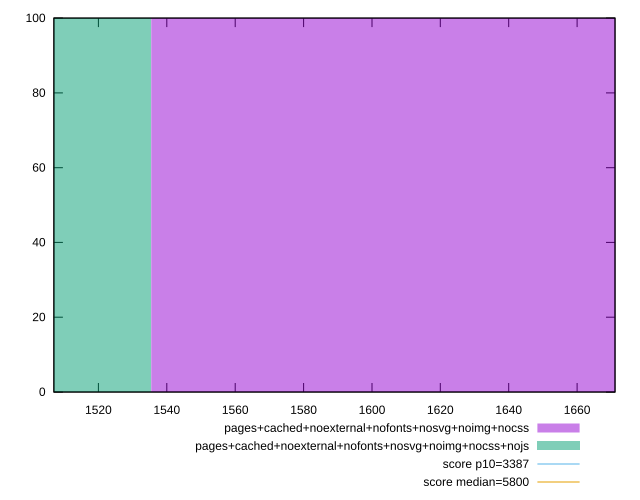

Generate this figure with gnuplot:
reset

$pagesCachedNoexternalNofontsNosvgNoimgNocss <<EOF
1625.7737126090929 100
EOF

$pagesCachedNoexternalNofontsNosvgNoimgNocssNojs <<EOF
1445.1321889858602 100
EOF

set key outside below
set boxwidth 180.64152362323253
set xrange [1506.9898:1671.0765000000001]
set yrange [0:100]
set trange [0:100]
set style fill transparent solid 0.5 noborder

set parametric
set terminal svg size 640, 500 enhanced background rgb 'white'
set output "report_00007_2020-12-11T15:55:29.892Z/speed-index/comparison/histogram/12_vs_13.svg"

plot $pagesCachedNoexternalNofontsNosvgNoimgNocss title "pages+cached+noexternal+nofonts+nosvg+noimg+nocss" with boxes, \
     $pagesCachedNoexternalNofontsNosvgNoimgNocssNojs title "pages+cached+noexternal+nofonts+nosvg+noimg+nocss+nojs" with boxes, \
     3387,t title "score p10=3387", \
     5800,t title "score median=5800"

reset
